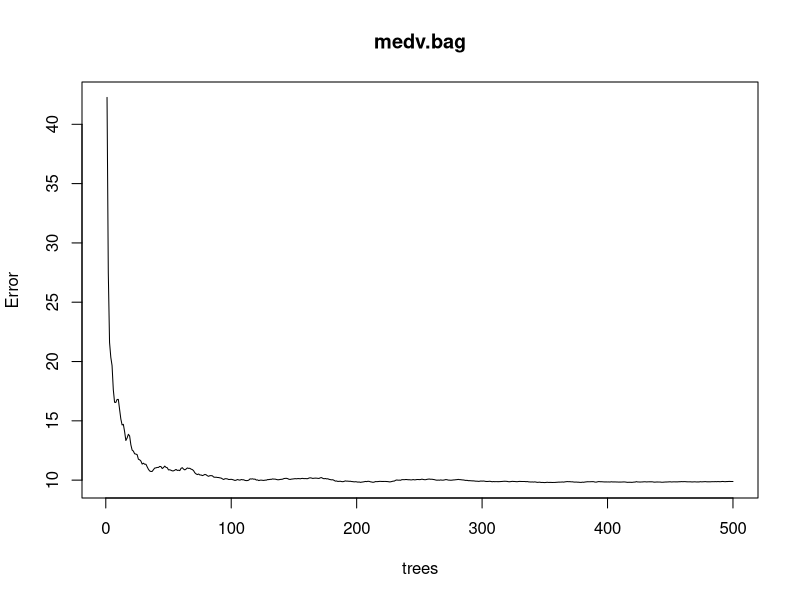
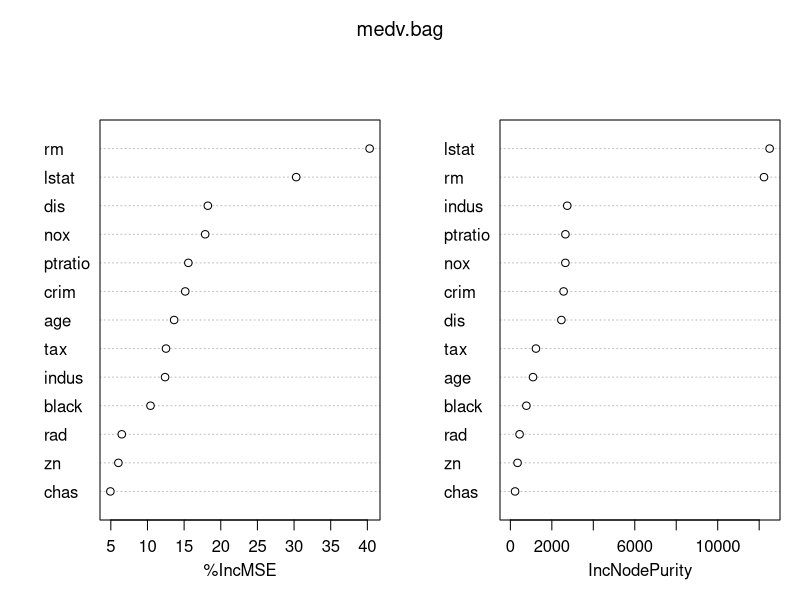

Generate these figures, in order, with R:
# Zadanie 1, lab6, Paweł Mendroch

library(randomForest)
library(MASS)

medv.bag <- randomForest(medv ~ ., data = Boston, importance = TRUE)
medv.bag

plot(medv.bag, type = "l")

importance(medv.bag)

varImpPlot(medv.bag)